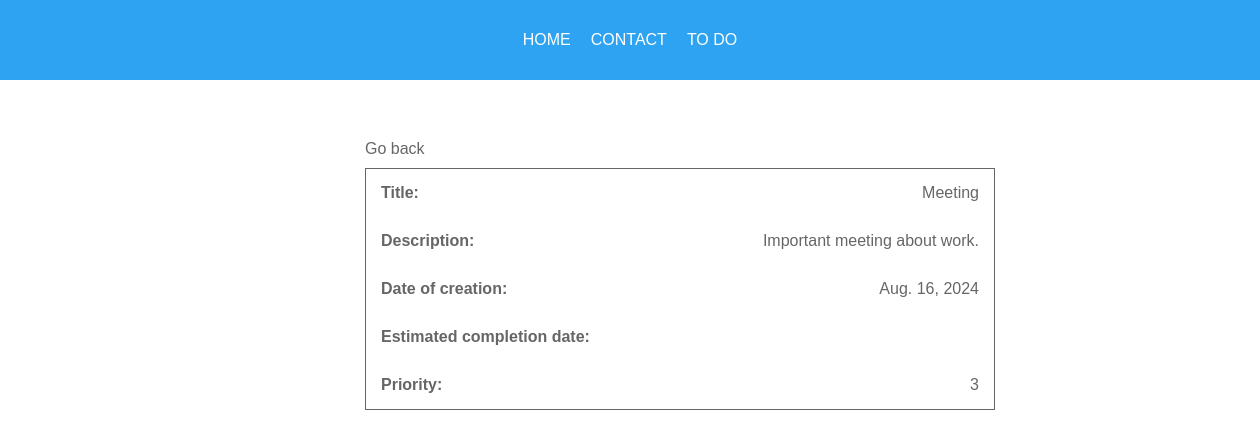
Page /to_do/view/1 on the committed database.
### to_do/models.py (models this page shows, shortened)
class Todo(models.Model):
    title=models.CharField(max_length=100, blank=False, null=False)
    description=models.TextField(blank=True, null=True)
    date=models.DateField(default=date.today)
    estimated_end=models.DateField(blank=True, null=True)
    priority=models.IntegerField(default=3)

### to_do/views.py (the view)
# urls.py: path('view/<int:id>', views.view, name='contact_view'),
def view(request, id):
    todo=Todo.objects.get(id=id)
    context={
        'todo':todo
    }
    return render(request, 'to_do/detail.html', context)

### templates/to_do/detail.html (shortened to what this page needs)
{% extends 'layout/base.html' %}
{% block 'content' %}
    <span class="aux-btns"><a href="{% url 'to_do' %}">Go back</a></span>
        <ul class="list">
            <li><b>Title: </b>{{ todo.title }}</li>
            <li><b>Description: </b>{{ todo.description }}</li>
            <li><b>Date of creation: </b>{{ todo.date }}</li>
            <li><b>Estimated completion date: </b>{{ todo.estimated_ed }}</li>
            <li><b>Priority: </b>{{ todo.priority }}</li>
        </ul>
{% endblock %}

### static/css/style.css (style rules this page uses)
:root { --color-primary: #2ea3f2; --color-text:#666; font-family: Verdana, Geneva, Tahoma, sans-serif; }
* { margin: 0; padding: 0; box-sizing: border-box; font-family: Verdana, Geneva, Tahoma, sans-serif; color: var(--color-text); }
.list { display: flex; flex-direction: column; border: 1px solid var(--color-text); width: 50%; list-style-type: none; }
.list li { padding: 15px; width: 100%; border-bottom: qpx solid var(--color-text); display: flex; justify-content: space-between; align-items: center; }
.aux-btns { width: 50%; display: flex; justify-content: flex-start; margin: 10px; }
.aux-btns a { padding-right: 10px; text-decoration: none; }

### rows in the picture
Todo: title "Meeting", description "Important meeting about work.", date "Aug. 16, 2024", priority "3"
